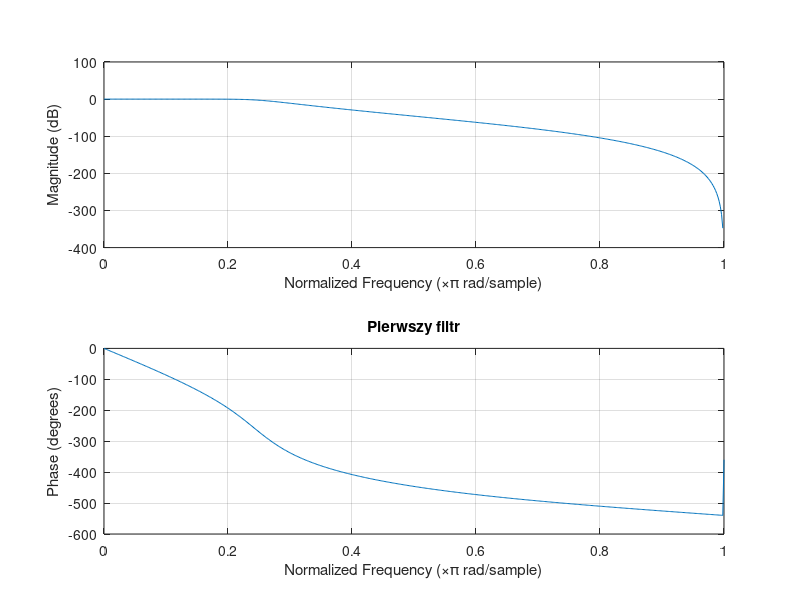
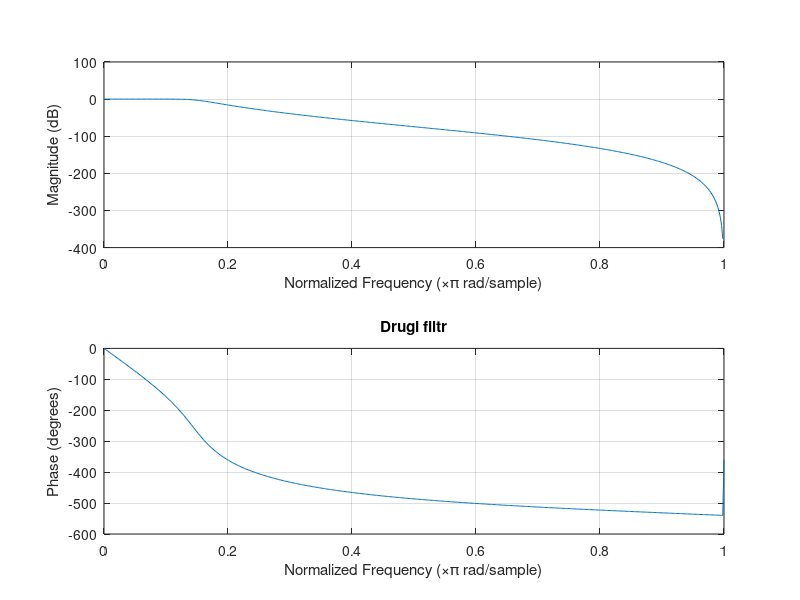
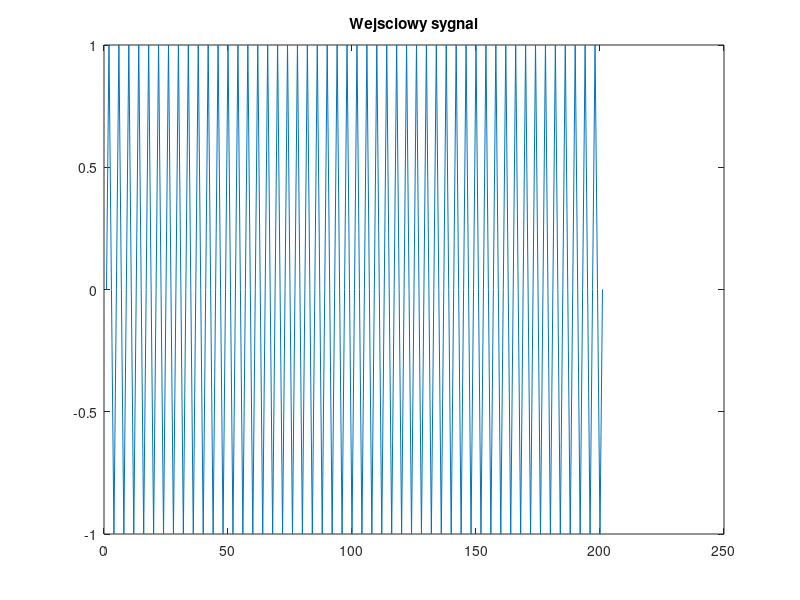
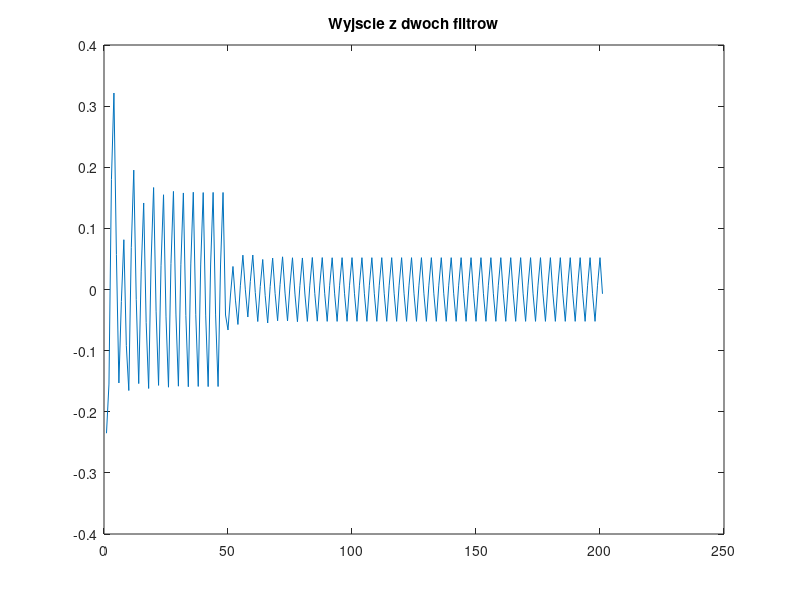

Write MATLAB code to recreate these figures, in order.
clear all
close all
fs=2000;   %czestotliwosc probkowania
fc1=250;   %czestotliwosc odciecia pierwszego filtru
fsin=500;  %czestotliwosc sygnalu do wyciecia
rzad=6;
[b1,a1]=butter(rzad,2*fc1/fs);

figure()
freqz(b1,a1);
[sos1,g1] = tf2sos(b1,a1);
g2=g1^(1/3);
title('Pierwszy filtr');

% drugi filtr od 150
fc2=150;  %czestotliwosc odciecia pierwszego filtru
[b2,a2]=butter(rzad,2*fc2/fs);
[sos2,g3] = tf2sos(b2,a2);
g4=g3^(1/3);
figure()
freqz(b2,a2);
title('Drugi filtr');

t=[0:1/fs:0.1];
sygnal=sin(2*pi*fsin*t);
figure()

plot(sygnal)
title('Wejsciowy sygnal');
y1=zeros(length(t),1); % allocate output array
d=zeros(3,1); % clear delay line

for q=1:3
    for n=1:length(t)
        if (n<50)
                y1(n)=sos1(q,1)*sygnal(n)+d(1);
                d(1)=sos1(q,2)*sygnal(n)-sos1(q,5)*y1(n)+d(2);
                d(2)=sos1(q,3)*sygnal(n)-sos1(q,6)*y1(n);
                y1(n)=y1(n)*g2;
        else
                y1(n)=sos2(q,1)*sygnal(n)+d(1);
                d(1)=sos2(q,2)*sygnal(n)-sos2(q,5)*y1(n)+d(2);
                d(2)=sos2(q,3)*sygnal(n)-sos2(q,6)*y1(n);
                y1(n)=y1(n)*g4;
        end
    end
end
figure()
plot(y1)
title('Wyjscie z dwoch filtrow');

y2=zeros(length(t),1); % nowy wektor wyjsciowy
d=zeros(3,1); % wyczyszczenie rejestrow
for q=1:3    
    for n=1:length(t)    
                y2(n)=sos1(q,1)*sygnal(n)+d(1);
                d(1)=sos1(q,2)*sygnal(n)-sos1(q,5)*y2(n)+d(2);
                d(2)=sos1(q,3)*sygnal(n)-sos1(q,6)*y2(n);
                y2(n)=y2(n)*g2;
    end
end
figure()
plot(y2)
title('Wyjscie z jednego filtra');

